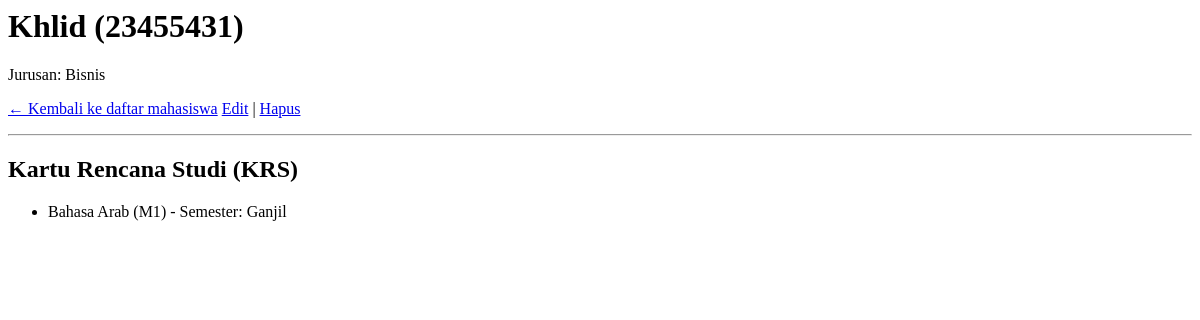
Page /mahasiswa/8/ on the earlier database version.
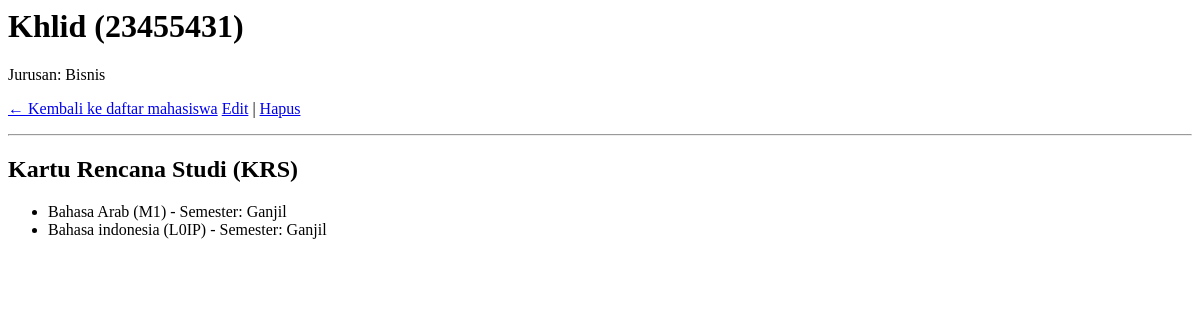
Same page on the later database version.
### akademik/models.py (models this page shows, shortened)
class Pendaftaran(models.Model):
    mahasiswa = models.ForeignKey(Mahasiswa, on_delete=models.CASCADE, related_name='krs')
    matakuliah = models.ForeignKey(MataKuliah, on_delete=models.CASCADE, related_name='pendaftaran')
    semester = models.CharField(max_length=10)

class MataKuliah(models.Model):
    kode_mk = models.CharField(max_length=10, unique=True)
    nama_mk = models.CharField(max_length=100)
    sks = models.IntegerField()
    dosen = models.CharField(max_length=100)

### akademik/views.py (the view)
# urls.py: path('mahasiswa/<int:pk>/', MahasiswaDetailView.as_view(), name='mahasiswa-detail'),
class MahasiswaDetailView(DetailView):
    model = Mahasiswa
    template_name = "akademik/mahasiswa_detail.html"

### akademik/templates/akademik/mahasiswa_detail.html
<h1>{{ object.nama }} ({{ object.nim }})</h1>
<p>Jurusan: {{ object.jurusan }}</p>
<p><a href="{% url 'mahasiswa-list' %}">← Kembali ke daftar mahasiswa</a>
    <a href="{% url 'mahasiswa-edit' object.pk %}">Edit</a> |
    <a href="{% url 'mahasiswa-hapus' object.pk %}">Hapus</a>
</p>
<hr>
<h2>Kartu Rencana Studi (KRS)</h2>
<ul>
    {% for ambil in object.krs.all %}
        <li>
            {{ ambil.matakuliah.nama_mk }}
            ({{ ambil.matakuliah.kode_mk }})
            - Semester: {{ ambil.semester }}
        </li>
    {% empty %}
        <li>Belum ada mata kuliah yang diambil.</li>
    {% endfor %}
</ul>

Differences in the rows shown:
added Pendaftaran: matakuliah.nama_mk "Bahasa indonesia", matakuliah.kode_mk "L0IP", semester "Ganjil"
